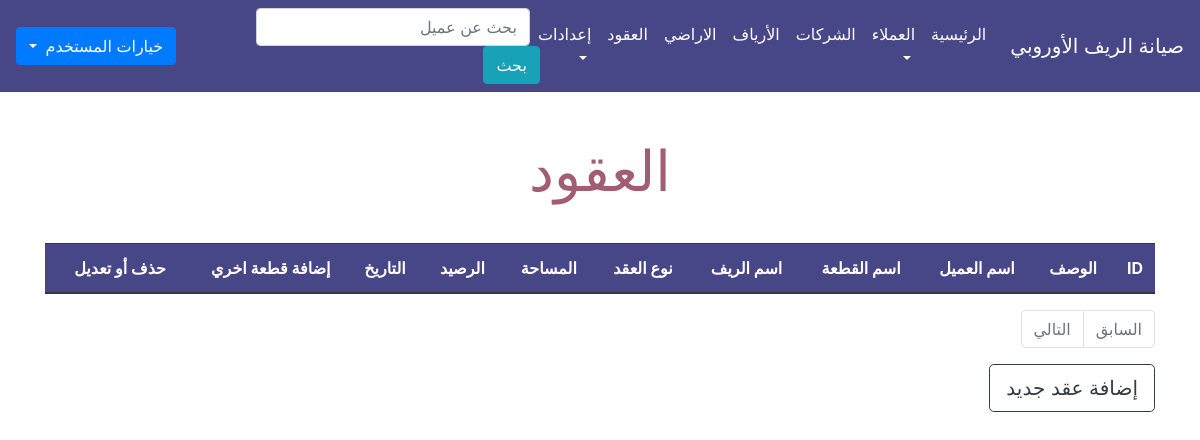
Before: /contracts.php (signed in) with the older database file.
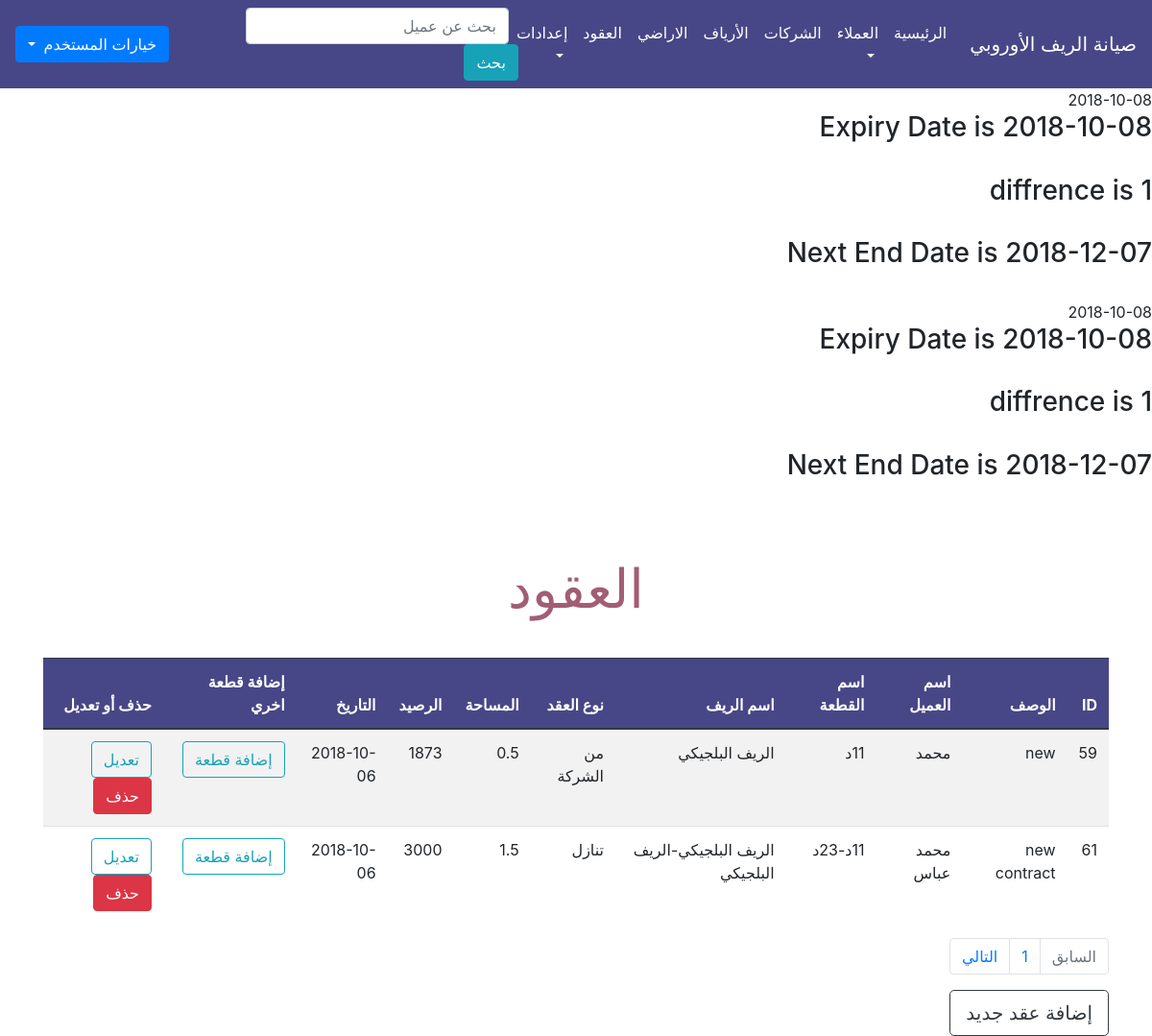
After: the same page with the newer database file.
### tables this page shows
CREATE TABLE `maint` (
  `maint_id` int(11) NOT NULL,
  `contract_id` int(11) NOT NULL,
  `balance` int(255) NOT NULL,
  `start_date` date NOT NULL,
  `end_date` date NOT NULL,
  `billed_to_date` date NOT NULL,
  `maint_fee` int(11) NOT NULL DEFAULT '750'
);

CREATE TABLE `contracts` (
  `contract_id` int(11) NOT NULL,
  `description` text NOT NULL,
  `client_id` int(11) NOT NULL,
  `contract_kind` int(11) NOT NULL DEFAULT '0',
  `total_space` double DEFAULT NULL,
  `contract_date` date NOT NULL
);

CREATE TABLE `clients` (
  `client_id` int(11) NOT NULL,
  `client_name` varchar(200) NOT NULL,
  `phone` varchar(20) NOT NULL,
  `email` varchar(200) NOT NULL,
  `address` varchar(255) NOT NULL
);

### contracts.php (the view, shortened to what this page needs)
<?php
if (isset($_SESSION['username'])) {
    include 'init.php';
    echo '<div class="container">';
    if (isset($_GET['action'])) {
        $action = $_GET['action'];
    } else {
        $action = "Manage";
    }
        if ($action == 'Manage') {
        $limit = 4;
        $stmt = $db->prepare("SELECT * FROM contracts");
        $stmt->execute();
        $total_result = $stmt->rowCount();
        $total_pages = ceil($total_result/$limit);
        if(!isset($_GET['page'])) {
            $page = 1;
        } else {
            $page = $_GET['page'];
        }
        $starting_limit = ($page-1)*$limit;
        $show = "SELECT * FROM contracts  ORDER BY contract_id ASC LIMIT $starting_limit, $limit";
        $rows = $db->prepare($show);
        $rows->execute();
        echo '<h1 class="page-title text-center"> العقود </h1>';
        ?>
        <table class="table table-striped table-hover ">
            <thead class="thead-dark">
                <tr>
                    <th>
                        ID
                    </th>
                    <th>
                        الوصف
                    </th>
                    <th>
                        اسم العميل
                    </th>
                    <th>
                        اسم القطعة
                    </th>
                    <th>
                        اسم الريف
                    </th>
                    <th>
                        نوع العقد
                    </th>
                    <th>
                        المساحة
                    </th>
                    <th>
                        الرصيد
                    </th>
                    <th>
                        التاريخ
                    </th>
                    <th>
                        إضافة قطعة اخري
                    </th>
                    <th>
                        حذف أو تعديل
                    </th>
                </tr>
            </thead>
            <tbody>
                <?php
                    foreach($rows as $row) {
                        $stmt = $db->prepare('SELECT * FROM clients WHERE client_id = ? LIMIT 1');
                        $stmt->execute(array($row['client_id']));
                        $client = $stmt->fetch();
                        $contract_kind ='';
                        if ($row['contract_kind'] == '0') {
                            $contract_kind  = 'من الشركة';
                        } elseif ($row['contract_kind'] == '1') {
                            $contract_kind  = 'تنازل';
                        }
                        $conUnits = [];
                        $reefs = [];
                        $stmtUnits = $db->prepare('SELECT unit_id FROM contract_units WHERE contract_id = ?');
                        $stmtUnits->execute(array($row['contract_id']));
                        $units = $stmtUnits->fetchAll();
                            foreach($units as $unit) {
                                $stmt = $db->prepare('SELECT unit_name, reef_id FROM units WHERE unit_id = ?');
                                $stmt->execute(array($unit['unit_id']));
                                $unit_name = $stmt->fetch();
                                $stmtR = $db->prepare('SELECT reef_name FROM reefs WHERE reef_id = ?');
                                $stmtR->execute(array($unit_name['reef_id']));
                                $reef_name = $stmtR->fetch();
                                array_push($conUnits,$unit_name['unit_name']);
                                array_push($reefs,$reef_name['reef_name']);
                            }
                        $unit_names = implode('-', $conUnits);
                        $reef_names = implode('-', $reefs);
                        $stmt = $db->prepare('SELECT unit_space FROM contract_units WHERE contract_id = ?');
                        $stmt->execute(array($row['contract_id']));
                        $unit_spaces = $stmt->fetchAll();
                        $total_space = 0.0;
                        foreach($unit_spaces as $space) {
                            $total_space += $space['unit_space'];
                        }
                        $stmt = $db->prepare('SELECT balance FROM maint WHERE contract_id = ?');
                                          $stmt->execute(array($row['contract_id'] ));
                                          $b = $stmt->fetch();
                        echo '<tr>';
                            echo '<td>' . $row['contract_id'] .  '</td><td>'
                             . $row['description'] . '</td><td>'
                             . $client['client_name'] .
                            '</td><td>' . $unit_names .
                            '</td><td>' . $reef_names .
                            '</td><td>' . $contract_kind  .
                            '</td><td>' . $total_space .
                            '</td><td>' .
                                          $b['balance'] .
                            '</td><td>' . $row['contract_date'] .
                            '</td><td><a href="?action=addUnit&id=' . $row['contract_id'] .
                            '" class="btn btn-outline-info">إضافة قطعة</a></td><td><a href="?action=Edit&id=' . $row['contract_id'] .
                            '" class="btn btn-outline-info">تعديل</a><a href="?action=Delete&id=' .
                            $row['contract_id'] . '" class="btn btn-danger confirm"> حذف</a></td>';
                        echo '</tr>';
                    }
                ?>
            </tbody>
        </table>
        <nav aria-label="Page navigation example">
            <ul class="pagination">
            <?php $past_page = $_GET['page'] - 1;
                if ($past_page < 1) {
                    $past_page = 1;
                    $past_page_status = 'disabled';
                }
            ?>
                <li class="page-item <?php echo $past_page_status; ?>">
                    <a href='<?php echo "?page=$past_page"; ?>' class="page-link">السابق
                    </a>
                </li>
                <?php
                for ($page=1; $page <= $total_pages ; $page++):?>
                <li class="page-item">
                    <a href='<?php echo "?page=$page"; ?>' class="page-link <?php if ($_GET['page'] == $page) { echo 'current';} ?>"><?php  echo $page; ?>
                    </a>
                </li>
            <?php endfor; ?>
            <?php $next_page = $_GET['page'] + 1;
                if ($next_page > $total_pages) {
                    $next_page = $_GET['page'];
                    $next_page_status = 'disabled';
                }
            ?>
                <li class="page-item  <?php echo $next_page_status; ?>">
                    <a href='<?php echo "?page=$next_page"; ?>' class="page-link">التالي
                    </a>
                </li>
            </ul>
        </nav>
        <a href="?action=Add" class="btn btn-outline-dark btn-lg">إضافة عقد جديد</a>
        <?php
        }
        echo '</div>';
    include $tbl . 'footer.php';
} else {
    header('Location: index.php');
    exit();
}

### includes/header.php (shortened to what this page needs)
<!doctype html>
<html lang="en">
  <head>
    <link rel="stylesheet" href="layout/css/bootstrap.css">
    <link rel="stylesheet" href="layout/css/main.css">
  </head>
  <body>

### init.php (shortened to what this page needs)
<?php
include 'db.php';
$tbl = "includes/";
include $tbl . 'header.php';
if (!isset($noNavbar)) {
    include $tbl . 'nav.php';
}
$stmtC = $db->prepare('SELECT contracts.contract_id , contracts.total_space, maint.balance, maint.start_date, maint.end_date, maint.maint_fee
 FROM contracts
INNER JOIN maint on contracts.contract_id = maint.contract_id');
$stmtC->execute();
$rows = $stmtC->fetchAll();
$curDate = date('Y-m-d');
foreach ($rows as $row) {
    echo $row['start_date'];
    $expDate = $row['start_date'];
    echo '<h3>Expiry Date is ' . $expDate . '</h3><br>';
    if ($expDate < $curDate) {
         $d = (int)abs((strtotime($curDate) - strtotime($expDate))/(60*60*24*30));;
        echo '<h3> diffrence is ' . $d . '</h3><br>';
        if ($d > 0) {
            $start_date_ = $curDate;
            $end_date_ = date("Y-m-d", strtotime(date("Y-m-d", strtotime($start_date_)). "next month"));
            echo '<h3> Next End Date is ' . $end_date_ . '</h3><br>';
        }
    } else {
    }
}

### includes/nav.php (shortened to what this page needs)
<nav class="navbar navbar-expand-lg navbar-light">
    <a class="navbar-brand" href="#">صيانة الريف الأوروبي</a>
    <div class="collapse navbar-collapse" id="navbarSupportedContent">
        <ul class="navbar-nav mr-auto">
            <li class="nav-item active">
                <a class="nav-link" href="dashboard.php">الرئيسية <span class="sr-only">(current)</span></a>
            </li>
            <li class="nav-item dropdown">
                <a class="nav-link dropdown-toggle" href="clients.php?page=1" id="navbarDropdown" role="button" data-toggle="dropdown" aria-haspopup="true" aria-expanded="false">
                العملاء
                </a>
            </li>
            <li class="nav-item">
                <a class="nav-link" href="company.php?page=1">الشركات</a>
            </li>
            <li class="nav-item">
                <a class="nav-link" href="reefs.php?page=1">الأرياف</a>
            </li>
            <li class="nav-item">
                <a class="nav-link" href="units.php?page=1">الاراضي</a>
            </li>
            <li class="nav-item">
                <a class="nav-link" href="contracts.php?page=1">العقود</a>
            </li>
            <li class="nav-item dropdown">
                <a class="nav-link dropdown-toggle" href="#" id="navbarDropdown" role="button" data-toggle="dropdown" aria-haspopup="true" aria-expanded="false">
                إعدادات
                </a>
            </li>
        </ul>
        <form class="form-inline my-2 my-lg-0" action="dashboard.php" method="GET">
            <input class="form-control mr-sm-2 client_search" type="text" name="client" placeholder="بحث عن عميل" aria-label="Search">
            <button class="btn btn-info mr-auto my-2 my-sm-0" style="margin-right:-10px; border-left-top-radius:0;" type="submit">بحث</button>
        </form>
        <div class="dropdown">
            <button class="btn btn-primary dropdown-toggle" style="margin-right:50px;" type="button" id="dropdownMenuButton" data-toggle="dropdown" aria-haspopup="true" aria-expanded="false">
                خيارات المستخدم
            </button>
        </div>
    </div>
    </nav>

### includes/footer.php (shortened to what this page needs)
  </body>
</html>

### layout/css/main.css (style rules this page uses)
.page-title { font-size: 56px; color: #a25d74; padding: 30px 0; }
.client_search { width:400px; }
.navbar-expand-lg , .table .thead-dark th { background-color: #474787; color:#fff; }
.navbar-light .navbar-nav .nav-link , .navbar-light .navbar-nav .show > .nav-link, .navbar-light .navbar-nav .active > .nav-link, .navbar-light .navbar-nav .nav-link.show, .navbar-light .navbar-nav .nav-link.active, .navbar-light .navbar-brand { color:#fff; }

Changed rows visible on the page:
added maint: start_date "2018-10-08", start_date "1", end_date_ "2018-12-07"
added maint: start_date "2018-10-08", start_date "1", end_date_ "2018-12-07"
added contracts: contract_id "59", description "new", client.client_name "محمد", unit_names "11د", reef_names "الريف البلجيكي", contract_kind "من الشركة", total_space "0.5", maint.balance "1873", contract_date "2018-10-06"
added contracts: contract_id "61", description "new contract", client.client_name "محمد عباس", unit_names "11د-23د", reef_names "الريف البلجيكي-الريف البلجيكي", contract_kind "تنازل", total_space "1.5", maint.balance "3000", contract_date "2018-10-06"
Other visible differences:
new list line: "1"
